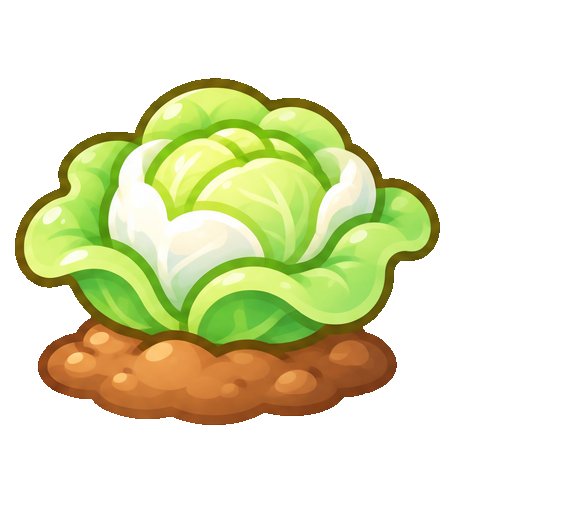
#> input picture assets/farm/bap_cai_may_growing.png, 575 x 512 px; its folder holds only this picture in this run
$ python farm_assets.py
#> lines starting #> are read from the running program, lines starting #| are printed output that depends on the picture; after the words box and inside, x2 and y2 are one past the last pixel; in counts of white or black regions, pixels touching at a corner belong together
#> in main, img is the input picture: PIL image 575x512 RGBA; mean R, G, B, A 226.7, 228.5, 195, 90.8
#!/usr/bin/env python3
"""Turn the raw farm art in assets/farm into small webp files in anylearn_v2/public/farm.

Raw files from the image tool are 1 to 2 MB each and some have a white background instead of
transparency. This script removes that white background (flood fill from the edges, so white
inside a picture is kept), trims the empty border of icons and characters, shrinks everything and
writes webp. Run it again after adding or replacing a file: python3 scripts/farm_assets.py
"""
import os
import sys
import numpy as np
from PIL import Image, ImageDraw, ImageFilter

SRC = os.path.join(os.path.dirname(__file__), '..', 'assets', 'farm')
OUT = os.path.join(os.path.dirname(__file__), '..', 'anylearn_v2', 'public', 'farm')


def clear_background(img):
    """Make a baked-in background transparent when the picture has none.

    Handles a white or fake checkerboard background (light grey and white squares) and a black
    background. Only pixels connected to the border are removed, so white or black inside the
    picture stays. Pictures that already have transparency are returned as they are.
    """
    img = img.convert('RGBA')
    w, h = img.size
#> w = 575; h = 512
    a = np.array(img)
    if a[..., 3].min() < 255:
        # already transparent: drop the pale semi-transparent glow some pictures carry as a box around the object
        ghost = (a[..., 3] < 235) & (a[..., :3].min(axis=2) > 190)
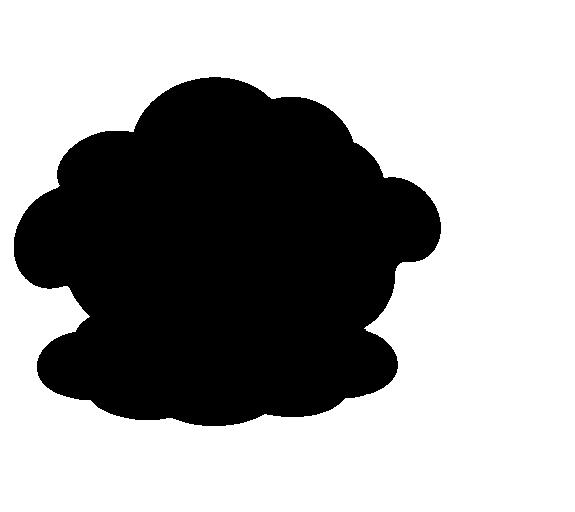
#> ghost: shape (512, 575) bool; 63.8% white; 1 black region, box (x1, y1, x2, y2) and area: (14, 77, 441, 426) 106523
        a[..., 3] = np.where(ghost, 0, a[..., 3])
        return Image.fromarray(a, 'RGBA')
    rgb = a[..., :3].astype(int)
    mn, mx = rgb.min(axis=2), rgb.max(axis=2)
    corner = rgb[0, 0]
    if corner.min() > 200:
        cand = (mn > 185) & ((mx - mn) < 22)
    elif corner.max() < 60:
        cand = mx < 75
    else:
        return img
    mask = Image.fromarray((cand * 255).astype('uint8'), 'L').convert('RGB')
    border = [(x, 0) for x in range(w)] + [(x, h - 1) for x in range(w)] + [(0, y) for y in range(h)] + [(w - 1, y) for y in range(h)]
    for pt in border:
        if mask.getpixel(pt) == (255, 255, 255):
            ImageDraw.floodfill(mask, pt, (255, 0, 0))
    m = np.array(mask)
    bg = Image.fromarray((((m[..., 0] == 255) & (m[..., 1] == 0)) * 255).astype('uint8'), 'L').filter(ImageFilter.MaxFilter(3))
    a[..., 3] = np.where(np.array(bg) > 0, 0, 255)
    return Image.fromarray(a, 'RGBA')


def save(img, name, width, trim, quality=82):
#> called with name = 'bap_cai_may_growing', width = 512, trim = False, quality = 82
    if trim:
        box = img.getchannel('A').point(lambda v: 255 if v > 8 else 0).getbbox()
        if box:
            img = img.crop(box)
    img.thumbnail((width, width * 2), Image.LANCZOS)
#> img: PIL image 512x456 RGBA
    img.save(os.path.join(OUT, name + '.webp'), 'WEBP', quality=quality, method=6)


def main():
    os.makedirs(OUT, exist_ok=True)
    total = 0
    for f in sorted(os.listdir(SRC)):
        if not f.endswith('.png') or f.endswith('_sheet.png'):
            continue
        name = f[:-4]
        img = Image.open(os.path.join(SRC, f))
        if name.startswith('bg_'):
            save(img.convert('RGB').convert('RGBA'), name, 1280 if name.endswith('desktop') else 900, False, 78)
        elif name.startswith(('plot_', 'tree_slot', 'ca_rot', 'compost_bin', 'farmhouse', 'mailbox', 'market', 'well')) or name == 'order_board':
            # scenery and plants keep the whole canvas so they line up on a plot
            img = clear_background(img)
            save(img, name, 512 if name.startswith(('plot_', 'tree_slot', 'ca_rot')) else 640, name.endswith('product') or name == 'order_board')
        elif name.endswith(('_seedling', '_growing', '_ripe', '_sapling', '_grown', '_fruiting', '_resting')):
            # plant stages from farm_split_sheet.py share one box, so they must not be trimmed on their own
            save(clear_background(img), name, 512, False)
        elif name == 'ui_sign_board':
            save(clear_background(img), name, 1100, True)
        else:
            save(clear_background(img), name, 384, True)
        total += os.path.getsize(os.path.join(OUT, name + '.webp'))
    print('wrote', len(os.listdir(OUT)), 'files,', round(total / 1024), 'KB')


if __name__ == '__main__':
    sys.exit(main())
#> (the program exits here)

$ run again, on assets/farm/bap_rang_product.png
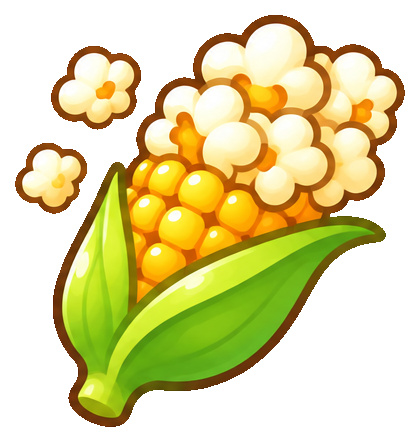
#> input picture assets/farm/bap_rang_product.png, 420 x 442 px
#> in main, img is the input picture: PIL image 420x442 RGBA; mean R, G, B, A 221.2, 213.5, 157.8, 132.3
#> in clear_background, `ghost = (a[..., 3] < 235) & (a[..., :3].min(axis=2) > 190)`:
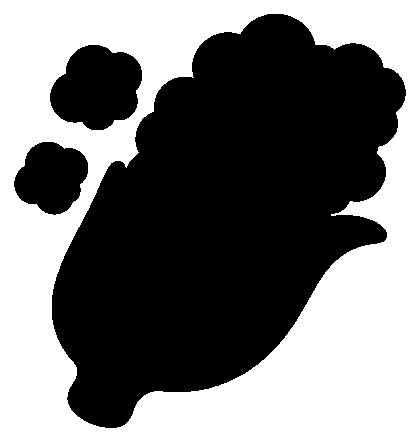
#> ghost: shape (442, 420) bool; 46.9% white; 1 white region, box (x1, y1, x2, y2) and area: (0, 0, 420, 442) 87122
#> box = (15, 15, 405, 427)
#> in save, `img.thumbnail((width, width * 2), Image.LANCZOS)`:
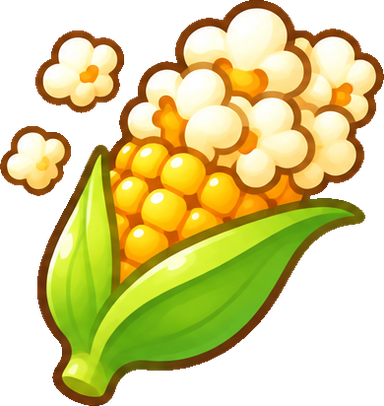
#> img: PIL image 384x406 RGBA; mean R, G, B, A 117.9, 108.6, 44, 152.8; transparent parts drawn white

$ run again, on assets/farm/bap_cai_may_product.png
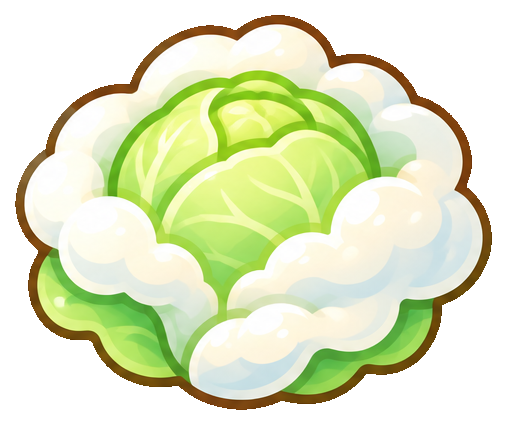
#> input picture assets/farm/bap_cai_may_product.png, 507 x 425 px
#> in main, img is the input picture: PIL image 507x425 RGBA; mean R, G, B, A 222.5, 230.5, 193.2, 163.8
#> in clear_background, `ghost = (a[..., 3] < 235) & (a[..., :3].min(axis=2) > 190)`:
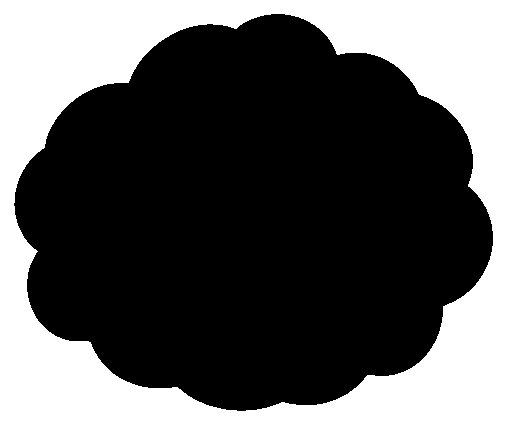
#> ghost: shape (425, 507) bool; 35% white; 1 white region, box (x1, y1, x2, y2) and area: (0, 0, 507, 425) 75371
#> box = (15, 15, 492, 410)
#> in save, `img.thumbnail((width, width * 2), Image.LANCZOS)`:
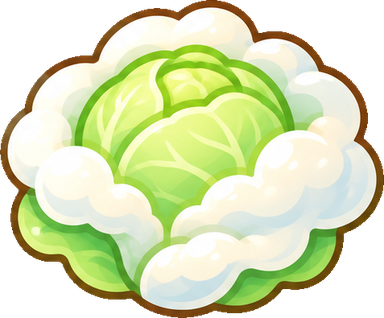
#> img: PIL image 384x318 RGBA; mean R, G, B, A 153.2, 161.9, 118.9, 187.3; transparent parts drawn white
